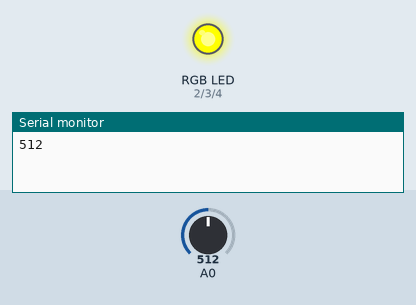
Simulated run of this sketch. Board: Arduino Uno, built with avr-gcc and run on an emulated ATmega328P. Shown: an RGB LED mixed from three pins (HIGH = lit), the last lines printed to the serial monitor. Dashed ring = blinking. The inputs (shaded band) are chosen by the test bench; at power-on: A0 = 512. Dim RGB values are drawn brighter than linear.

Above: at 3.3 s.
3.4 s: A0 set to 0
At 6.1 s:
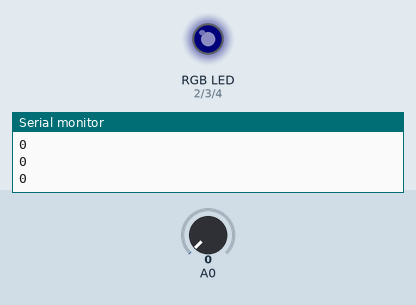
6.9 s: A0 set to 122
At 7.32 s:
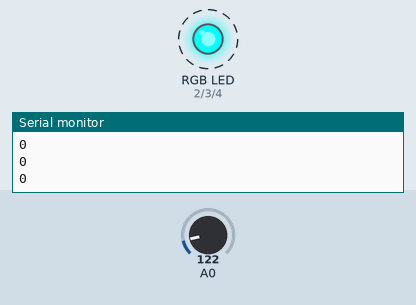
10.4 s: A0 set to 306
At 10.71 s:
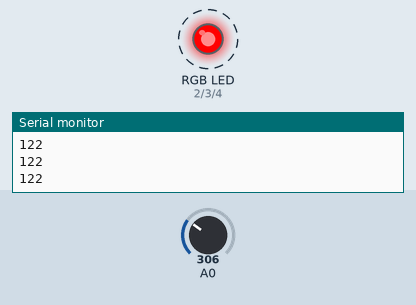
Timing chart, 0 to 19.9 s (numbered marks = the images above; inputs shaded):
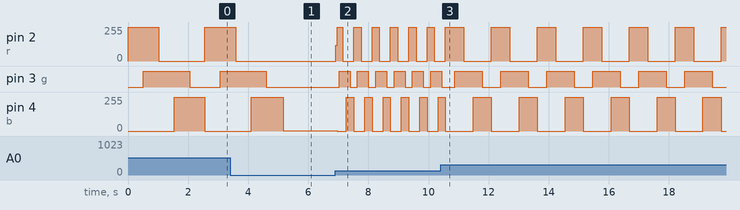

The sketch:

adc_serial_console.ino
```cpp
int r = 2;
int g = 3;
int b = 4;


void setup() {
  Serial.begin(9600);
  pinMode(r, OUTPUT);
  pinMode(g, OUTPUT);
  pinMode(b, OUTPUT);
}

boolean pin = false;

void loop() {
  int sensorValue = analogRead(A0);


  digitalWrite(r, HIGH); //включаем красный
  delay(sensorValue);
  digitalWrite(g, HIGH); //включаем зеленый
  delay(sensorValue);
  digitalWrite(r, LOW); //выключаем красный
  delay(sensorValue);
  digitalWrite(b, HIGH); //включаем синий
  delay(sensorValue);
  digitalWrite(g, LOW); //выключаем зеленый
  delay(sensorValue);
  digitalWrite(b, LOW); //выключаем синий


  Serial.println(sensorValue);
  //delay(1);        // delay in between reads for stability
}
```

Measured:
- after the input at 3.4 s, pin 2 (r): goes on until 3.6 s, then stays 0/255; pin 3 (g): goes on until 4.6 s, then stays LOW
- after the input at 6.9 s, pin 2 (r): 0/255 → 120/255 at once, then moves between 0/255 and 255/255, repeating every 0.61 s; pin 3 (g): alternates HIGH for 0.37 s and LOW for 0.24 s, starting after 0.12 s; pin 4 (b): alternates 255/255 for 0.24 s and 0/255 for 0.37 s, starting after 0.06 s
- after the input at 10.4 s, pin 2 (r): alternates 255/255 for 0.61 s and 0/255 for 0.92 s, starting after 0.78 s; pin 4 (b): alternates 255/255 for 0.61 s and 0/255 for 0.92 s, starting after 1.1 s
